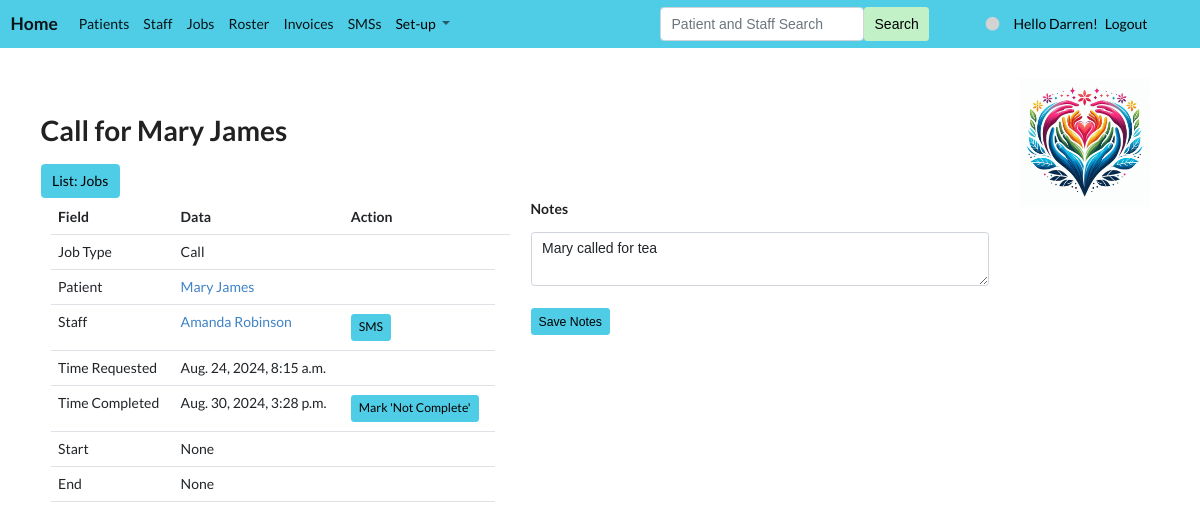
Before: /ind/job/2 (signed in) with the older database file.
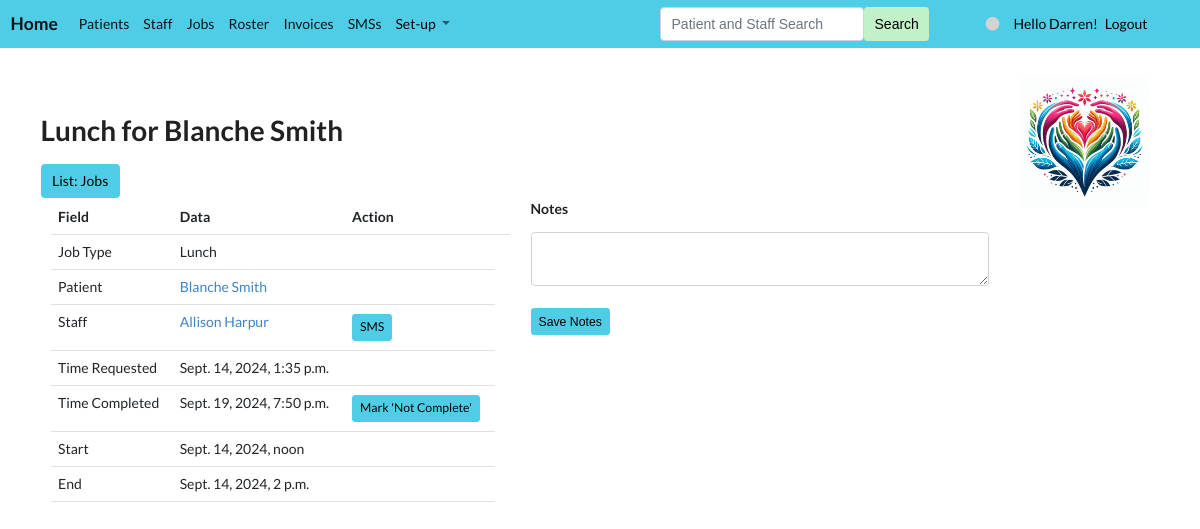
After: the same page with the newer database file.
### app/models.py (models this page shows, shortened)
class Job(Model):
    model_str = "job"
    single = "Job"
    plural = "Jobs"
    has_order = False
    jobtype = ForeignKey(JobType, null=True, blank=True, on_delete=SET_NULL)
    patient = ForeignKey(Patient, null=True, blank=True, on_delete=SET_NULL)
    staff = ForeignKey(Staff, null=True, blank=True, on_delete=SET_NULL)
    date_time_requested = DateTimeField(null=True, blank=True)
    date_time_completed = DateTimeField(null=True, blank=True)
    notes = TextField(max_length=2500, null=True, blank=True)
    amount = IntegerField(null=True, blank=True)
    start = DateTimeField(null=True, blank=True)
    end = DateTimeField(null=True, blank=True)
    def __str__(self):
        return f"{self.jobtype} for {self.patient}"

class JobType(Model):
    model_str = "jobtype"
    single = "Job Type"
    plural = "Job Types"
    has_order = True
    name = TextField(max_length=250, null=True, blank=True)
    amount = IntegerField(null=True, blank=True)
    order = IntegerField(null=True, blank=True)
    medication = BooleanField(null=True, blank=True, default=False)
    active = BooleanField(null=True, blank=True, default=True)
    recurring = BooleanField(null=True, blank=True, default=True)
    duration = IntegerField(null=True, blank=True)
    start = TimeField(null=True, blank=True)
    end = TimeField(null=True, blank=True)
    def __str__(self): return self.name

class Patient(Model):
    model_str = "patient"
    single = "Patient"
    plural = "Patients"
    has_order = True
    name = TextField(max_length=250, null=True, blank=True)
    order = IntegerField(null=True, blank=True)
    active = BooleanField(null=True, blank=True, default=True)
    mobile = TextField(null=True, blank=True)
    photo = ImageField(null=True, blank=True, upload_to="images/")
    def __str__(self): return self.name

class Staff(Model):
    model_str = "staff"
    single = "Staff Member"
    plural = "Staff"
    has_order = True
    name = TextField(max_length=250, null=True, blank=True)
    first_name = TextField(max_length=250, null=True, blank=True)
    last_name = TextField(max_length=250, null=True, blank=True)
    manager = ForeignKey('self', null=True, blank=True, on_delete=SET_NULL)
    order = IntegerField(null=True, blank=True)
    colour_no = IntegerField(null=True, blank=True, default=0)
    active = BooleanField(null=True, blank=True, default=True)
    user = ForeignKey(settings.AUTH_USER_MODEL, null=True, blank=True, on_delete=CASCADE)
    user_type = TextField(null=True, blank=True, choices=STAFF_CHOICES)
    mobile = TextField(null=True, blank=True)
    photo = ImageField(null=True, blank=True, upload_to="images/")
    def valid_mobile(self):
        if self.mobile: return len(self.mobile) == 10
    def colour(self):
        return colours[min(self.colour_no, len(colours) - 1)]

### app/views.py (the view)
# urls.py: path("ind/<model_str>/<id>", ind, name="ind"),
def ind(request, model_str, id):
    staff, model, form, nav_models, colour = get_info(request, model_str)
    model = get_model(model_str)
    item = model.objects.get(id=id)
    if model in [Patient, Staff]: item.update_links()
    context = {'item': item, 'model': model, 'nav_models': nav_models, 'colour': colour, 'staff': staff}
    return render(request, f"{model_str}.html", context)

### app/views.py (called while the page is built)
def get_model(model_str):
    for model in models:
        if model.model_str == model_str: return model

### app/templates/job.html (shortened to what this page needs)
{% extends 'base.html'%}
{% block content %}
<link rel="stylesheet" href="https://cdnjs.cloudflare.com/ajax/libs/font-awesome/5.15.3/css/all.min.css">
<h1>{{ item }}</h1>
<a class="btn btn-care" style="background-color: {{ colour }};" href="{% url 'list' model.model_str %}">List: {{ model.plural }}</a>
<div class="row">
    <div class="col-6">
        <table class="table">
            <tr><th>Field</th><th>Data</th><th>Action</th><td></td></tr>
            <tr><td>Job Type</td><td>{{ item.jobtype }}</td><td></td></tr>
            <tr><td>Patient</td>
                <td>
                    {% if item.patient %}
                        <a href="{% url 'ind' 'patient' item.patient.id %}">{{ item.patient.name }}</a>
                    {% else %}
                        No patient
                    {% endif %}
                </td>
                <td></td>
            </tr>
            <tr><td>Staff</td><td><a href="{% url 'ind' 'staff' item.staff.id %}">{{ item.staff.name }}</a></td>
                <td>
                    {% if item.staff.valid_mobile %}
                        <a class="btn btn-care btn-sm" style="background-color: {{ colour }};" href="{% url 'sms_job' model.model_str item.id %}">SMS</a>
                    {% else %}
                        <a class="btn btn-care btn-sm" style="background-color: lightgrey;" href="">SMS</a>
                    {% endif %}
                </td>
            </tr>
            <tr><td>Time Requested</td><td>{{ item.date_time_requested }}</td><td></td></tr>
            <tr>
                <td>Time Completed</td>
                {% if item.date_time_completed %}
                    <td>{{ item.date_time_completed }}</td>
                    <td><a class="btn btn-care btn-sm" style="background-color: {{ colour }};" href="{% url 'action' 'complete' 'job' model.model_str item.id %}">Mark 'Not Complete'</a></td>
                {% else %}
                    <td></td>
                    <td><a class="btn btn-care btn-sm" style="background-color: {{ colour }};" href="{% url 'action' 'complete' 'job' model.model_str item.id %}">Mark 'Complete'</a></td>
                {% endif %}
            </tr>
            <tr><td>Start</td><td>{{ item.start }}</td><td></td></tr>
            <tr><td>End</td><td>{{ item.end }}</td><td></td></tr>
        </table>
    </div>
    <div class="col-6">
        <h5>Notes</h5>
        <form class="form-inline my-2 my-lg-0" method="POST" action="{% url 'job_notes' model.model_str item.id %}">
            <textarea class="form-control" aria-label="With textarea" id="notes" name="notes">{{ item.notes | default:''}}</textarea><br>
            <button type="submit" class="btn btn-care btn-sm"style="background-color: {{ colour }};" >Save Notes</button>
        </form>
    </div>
</div>
    <br><br>
{% endblock %}

Changed rows visible on the page:
changed Job: jobtype+patient "Call for Mary James" → "Lunch for Blanche Smith"; jobtype "Call" → "Lunch"; patient.name "Mary James" → "Blanche Smith"; staff.name "Amanda Robinson" → "Allison Harpur"; date_time_requested "Aug. 24, 2024, 8:15 a.m." → "Sept. 14, 2024, 1:35 p.m."; date_time_completed "Aug. 30, 2024, 3:28 p.m." → "Sept. 19, 2024, 7:50 p.m."; start "None" → "Sept. 14, 2024, noon"; end "None" → "Sept. 14, 2024, 2 p.m."; notes "Mary called for tea" → (not shown)
